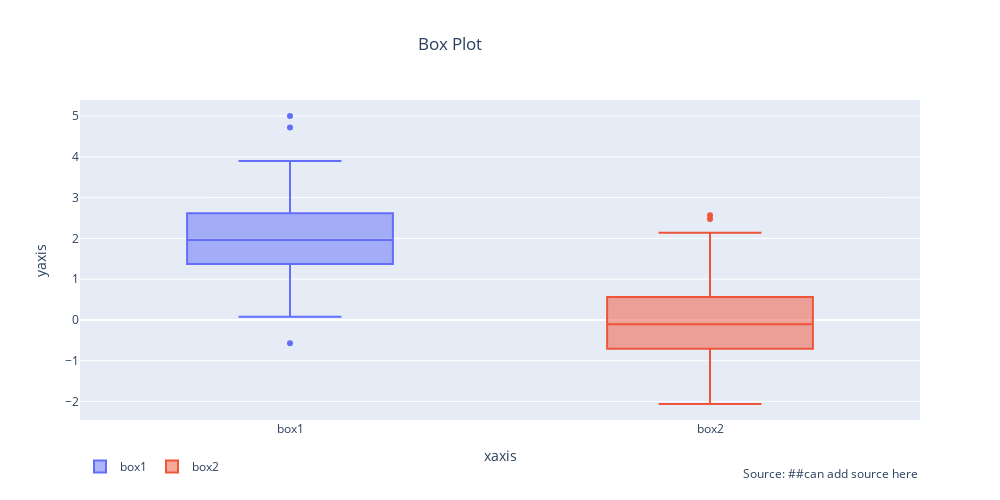

The notebook cell this image was saved under:
### Code cell
import plotly.graph_objects as go
np.random.seed(1)

fig = go.Figure()
fig.add_trace(go.Box(y=a , name = "box1"))
fig.add_trace(go.Box(y=b, name = "box2"))

fig.update_layout(title="Box Plot",title_x=0.45,xaxis=dict(title='xaxis'), 
                 yaxis=dict(title='yaxis'),showlegend=True)

fig.update_layout(width =1000,height=500,autosize=True,legend_orientation="h",
        annotations=[dict(x=1,y=-0.2,xref='paper',yref='paper',
                          text="Source: ##can add source here",showarrow=False,       
                )
            ]
        )
fig.show()
